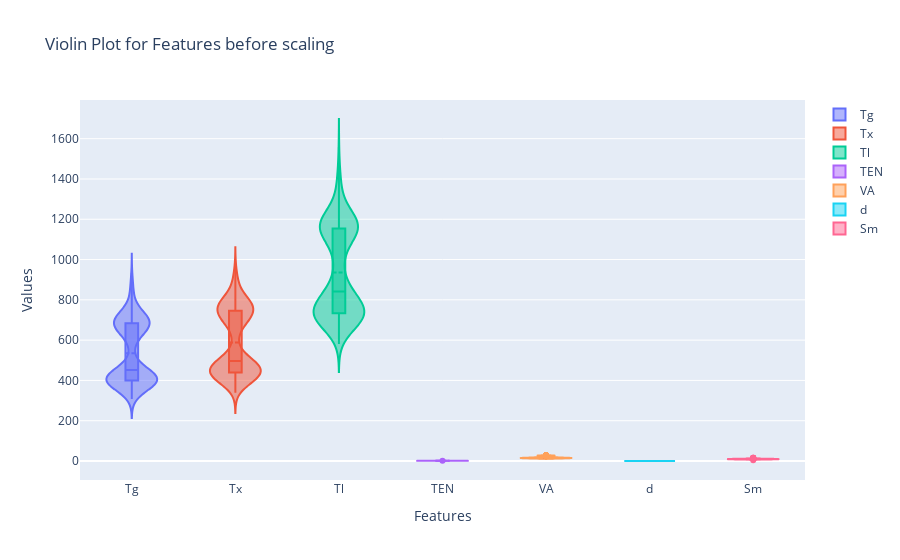

Notebook code cell kept with this figure:
### Code cell
import plotly.graph_objects as go

# Create a list to store traces for each feature
traces = []

# Assuming 'features' is a list containing the names of your features
for feature in features:
    # Add a violin trace for the current feature
    trace = go.Violin(y=df[feature], name=feature, box_visible=True, meanline_visible=True)
    traces.append(trace)

# Create the figure
fig = go.Figure(data=traces)

# Customize layout
fig.update_layout(
    title='Violin Plot for Features before scaling',
    xaxis=dict(title='Features'),
    yaxis=dict(title='Values')
)

# Show the plot
fig.show()

# Analyze insights
for feature in features:
    feature_values = df[feature]
    min_value = feature_values.min()
    max_value = feature_values.max()
    mean_value = feature_values.mean()
    median_value = feature_values.median()
    print(f"Feature: {feature}")
    print(f"Minimum Value: {min_value}")
    print(f"Maximum Value: {max_value}")
    print(f"Mean Value: {mean_value}")
    print(f"Median Value: {median_value}")
    print("\n")

### Figure 1 — Plotly figure (JSON) as saved in the notebook; plotly's stock layout.template omitted (floating-point values rounded to 4 significant figures; data arrays with more than 128 entries replaced by an {"elided": "..."} marker saying what was removed)
{"data": [{"box": {"visible": true}, "meanline": {"visible": true}, "name": "Tg", "type": "violin", "y": {"elided": "441 float values"}}, {"box": {"visible": true}, "meanline": {"visible": true}, "name": "Tx", "type": "violin", "y": {"elided": "441 float values"}}, {"box": {"visible": true}, "meanline": {"visible": true}, "name": "Tl", "type": "violin", "y": {"elided": "441 float values"}}, {"box": {"visible": true}, "meanline": {"visible": true}, "name": "TEN", "type": "violin", "y": {"elided": "441 float values"}}, {"box": {"visible": true}, "meanline": {"visible": true}, "name": "VA", "type": "violin", "y": {"elided": "441 float values"}}, {"box": {"visible": true}, "meanline": {"visible": true}, "name": "d", "type": "violin", "y": {"elided": "441 float values"}}, {"box": {"visible": true}, "meanline": {"visible": true}, "name": "Sm", "type": "violin", "y": {"elided": "441 float values"}}], "layout": {"title": {"text": "Violin Plot for Features before scaling"}, "xaxis": {"title": {"text": "Features"}}, "yaxis": {"title": {"text": "Values"}}}}
